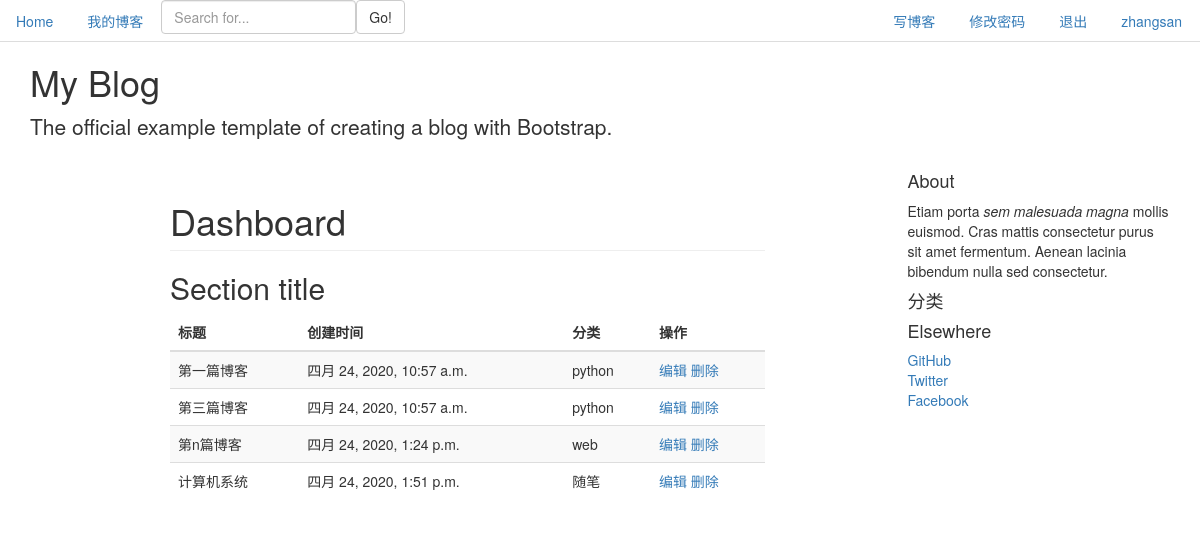
The page /my_blog/zhangsan on the database as committed earlier.
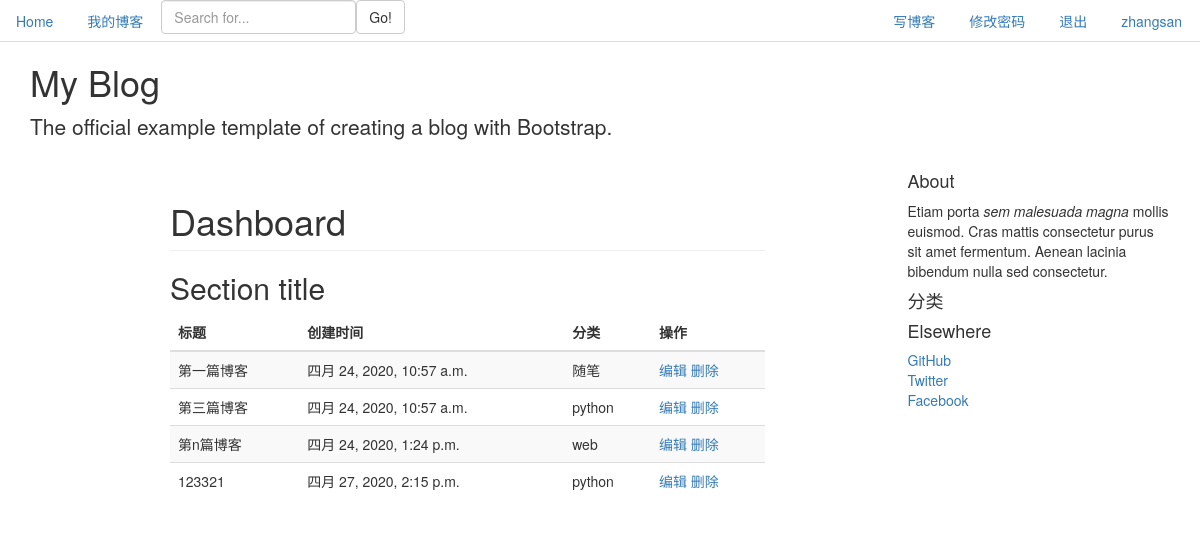
The same page on the database as committed later.
### app1/models.py (models this page shows, shortened)
class User(models.Model):
    username = models.CharField(max_length = 30)
    password = models.CharField(max_length = 20)
    email = models.EmailField()
    created_time = models.CharField(max_length = 50,default=now)
    comment_num = models.PositiveIntegerField(verbose_name='评论数',default=0)
    avatar = models.ImageField(upload_to = 'media',default='media/default.png')

class Blog(models.Model):
    blog_id = models.AutoField(primary_key = True)
    title = models.CharField(verbose_name="标题", max_length=100)
    content = models.TextField(verbose_name="内容", blank=True, null=True)
    create_time = models.DateTimeField(verbose_name="创建时间", default=now)
    category = models.ForeignKey(Category, verbose_name="分类", on_delete=models.CASCADE, blank=False, null=False)
    author = models.ForeignKey(User, on_delete=models.DO_NOTHING)
    comment_num = models.PositiveIntegerField(verbose_name='评论数',default=0)

class Category(models.Model):
    name = models.CharField(verbose_name="类别名称", max_length=64)
    def __str__(self):
        return self.name

### app1/views.py (the view)
# urls.py: path('my_blog/<username>', views.my_blog, name='my_blog'),
def my_blog(request, username):
    user = User.objects.get(username=username)
    blogs = Blog.objects.filter(author=user)
    comment_nums = []
    for blog in blogs:
        comments = Comment.objects.filter(article = blog).count()
        blog.comment_num = comments
    categorys = Category.objects.all()
    return render(request, 'my_blog.html', {'blogs':blogs, 'categorys':categorys, 'username':username})

### templates/my_blog.html (shortened to what this page needs)
{% extends 'base.html' %}
{% block mainbody %}
<div class="container">
    <div class="blog-header">
      <h1 class="blog-title">My Blog</h1>
      <p class="lead blog-description">The official example template of creating a blog with Bootstrap.</p>
    </div>
    <div class="row">
      <div class="col-sm-8 blog-main">
        <div class="container-fluid">
            <div class="row">
              <div class="col-sm-9 col-sm-offset-3 col-md-10 col-md-offset-2 main">
                <h1 class="page-header">Dashboard</h1>
                <h2 class="sub-header">Section title</h2>
                <div class="table-responsive">
                  <table class="table table-striped">
                    <thead>
                      <tr>
                        <th>标题</th>
                        <th>创建时间</th>
                        <th>分类</th>
                        <th>操作</th>
                      </tr>
                    </thead>
                    <tbody>
                        {% for blog in blogs %}
                        <tr>
                            <td>{{ blog.title }}</td>
                            <td>{{ blog.create_time }}</td>
                            <td>{{ blog.category }}</td>
                            <td><a href="{% url 'update_blog' blog.blog_id %}" >编辑</a>
                                <a href="{% url 'del_blog' blog.blog_id %}" >删除</a></td>
                        </tr>
                        {% endfor %}
                    </tbody>
                  </table>
                </div>
              </div>
            </div>
          </div>
      </div>
      <div class="col-sm-3 col-sm-offset-1 blog-sidebar">
        <div class="sidebar-module sidebar-module-inset">
          <h4>About</h4>
          <p>Etiam porta <em>sem malesuada magna</em> mollis euismod. Cras mattis consectetur purus sit amet fermentum. Aenean lacinia bibendum nulla sed consectetur.</p>
        </div>
        <div class="sidebar-module">
          <h4>分类</h4>
        </div>
        <div class="sidebar-module">
          <h4>Elsewhere</h4>
          <ol class="list-unstyled">
            <li><a href="#">GitHub</a></li>
            <li><a href="#">Twitter</a></li>
            <li><a href="#">Facebook</a></li>
          </ol>
        </div>
      </div>
    </div>
  </div>
{% endblock %}

### templates/base.html (shortened to what this page needs)
<!DOCTYPE html>
<html lang="zh-CN">
  <head>
    <link href="/static/bootstrap/css/bootstrap.min.css" rel="stylesheet">
  </head>
  <body>
    <div>
      <ul class="nav nav-tabs">
        <li role="presentation"><a href="{% url 'home' %}">Home</a></li>
        <li role="presentation"><a href="{% url 'my_blog' username %}" >我的博客</a></li>
        <li role="presentation"><input type="text" id="search" class="form-control" placeholder="Search for..."></li>
        <li role="presentation"><button onclick="fun1()" class="btn btn-default" type="button">Go!</button></li>
        <li role="presentation" style="float: right;"><a href="#" id="username">{{ username }}</a></li>
        <li role="presentation" style="float: right;"><a href="{% url 'logout' %}" >退出</a></li>
        <li role="presentation" style="float: right;"><a href="{% url 'update_password' %}" >修改密码</a></li>
        <li role="presentation" style="float: right;"><a href="{% url 'add_blog' %}" >写博客</a></li>
      </ul>
    </div>
    {% block mainbody %}{% endblock %}
  </body>
</html>

Rows that differ between the two databases and show on the page:
removed Blog: title "计算机系统", create_time "四月 24, 2020, 1:51 p.m.", category "随笔"
changed Blog "第一篇博客": category "python" → "随笔"
added Blog: title "123321", create_time "四月 27, 2020, 2:15 p.m.", category "python"
